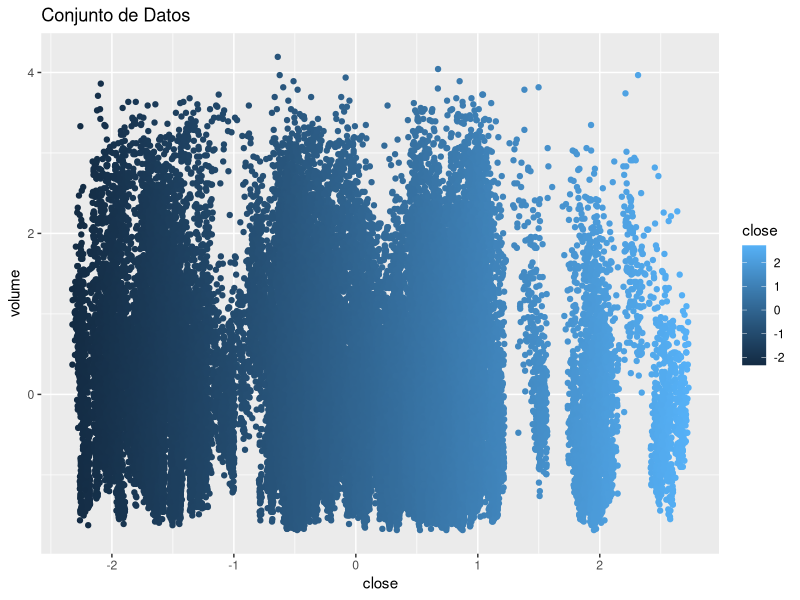
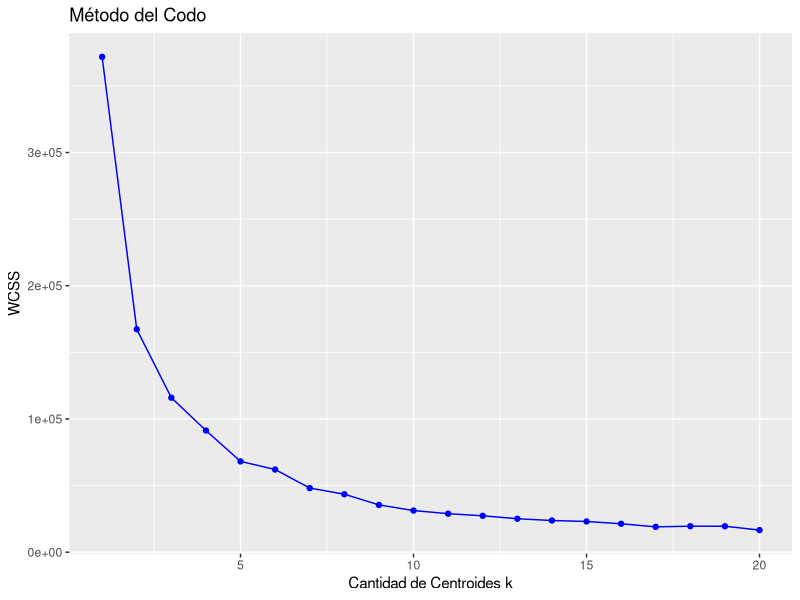
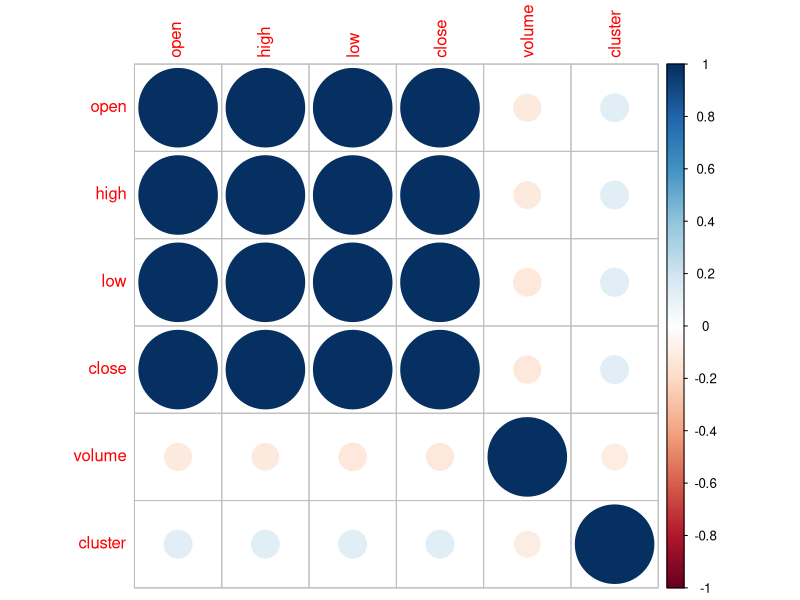
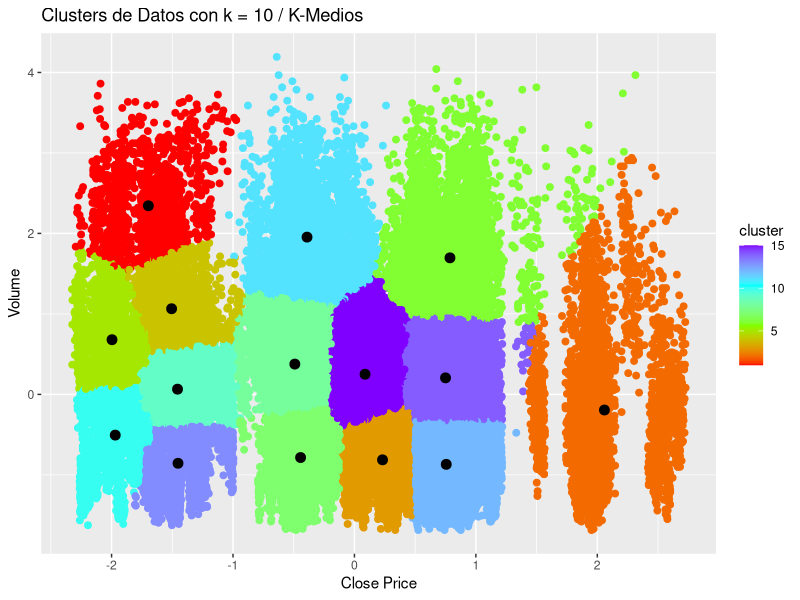

The R script that drew these images, in order:
# #####################################################
# Autor: M�nica Tahan. monicatahan@gmail.com. Canal YouTube: http://www.youtube.com/monicatahan 
# Perfil Linkedin: 
# CLASIFICACI�N DE PRECIOS DEL ORO DESDE UNA MUESTRA CSV
# VERSI�N 1.0
# M�TODOS EMPLEADOS EN ESTE ALGORITMO: K means
# 
# -----------------------------------------------------

## --------------------------------------------------#
#               NOTA                                 #
##---------------------------------------------------#

## PAQUETES NECESARIOS:
# ------------------------------------------------------


# install.packages("e1071")
# install.packages("ggplot2")
# install.packages("quantmod")
# install.packages("corrplot")
# install.packages("lubridate")
# install.packages("forecast")
# install.packages("tidyverse")
# install.packages("caret")



library(ggplot2)
library(quantmod)
library(corrplot)
library(e1071)
library(lubridate)
library(tidyverse)
library(forecast)
library(readr)
library(caret)
library(scales)


##XAUUSD_60_real <- read.csv("~/Documentos/CORCARIBE/SVM_SR_MESSIAS/data/XAUUSD..60.csv")
# XAUUSD_60_real <- read.csv("~/Documentos/CORCARIBE/SVM_SR_MESSIAS/data/26_06_2021/XAUUSD..60.csv")
# XAUUSD_60_real <- read.csv("~/Documentos/CORCARIBE/SVM_SR_MESSIAS/data/05_07_2021/XAUUSD..60_M2021.csv")

XAUUSD_60TEST <- read_csv("test.csv")
View(XAUUSD_60TEST)
XAUUSD_60_real <- read_csv("train.csv")
View(XAUUSD_60_real)



XAUUSD_60<-as.data.frame(XAUUSD_60_real[, -c(1,2)])
View(XAUUSD_60)
str(XAUUSD_60)


head(XAUUSD_60)
XAUUSD_60_scale<-as.data.frame(scale(XAUUSD_60))

XAUUSD_60_scaletest<-as.data.frame(scale(XAUUSD_60TEST[, -c(1,2)]))


XAUUSD_60<-as.data.frame(XAUUSD_60_scale)
XAUUSD_60<-as.data.frame(XAUUSD_60)
str(XAUUSD_60)

## GRAFICANDO DATA SET PRECIO DE CIERRE VERSUS VOLUMEN

ggplot() + geom_point(aes(x = close, y = volume, color = close), data = XAUUSD_60) + ggtitle('Conjunto de Datos')

set.seed(1234)

## PARA SABER CU�NTOS CENTROS HACER

wcss <- vector()
for(i in 1:20){
  wcss[i] <- sum(kmeans(XAUUSD_60, i, iter.max=10000)$withinss)
}

##Aplicamos m�todo del Codo para visualizar cu�ntos centroides son:

ggplot() + geom_point(aes(x = 1:20, y = wcss), color = 'blue') + 
  geom_line(aes(x = 1:20, y = wcss), color = 'blue') + 
  ggtitle("Método del Codo") + 
  xlab('Cantidad de Centroides k') + 
  ylab('WCSS')

#APLICAMOS KMEANS PARA 15 CENTROIDES SEGÚN LA GRÁFICA OBTENIDA ANTERIORMENTE

grupos <- kmeans(XAUUSD_60, 15, iter.max=10000) 
grupos$centers
grupos$cluster
XAUUSD_60<-as.data.frame(XAUUSD_60)
#XAUUSD_60<-as.data.frame(XAUUSD_60)
XAUUSD_60$cluster<- grupos$cluster

View(XAUUSD_60)
XAUUSD_60<-as.data.frame(XAUUSD_60)

correlacion<- cor(XAUUSD_60)
corrplot(correlacion)

##GRAFICANDO CENTROIDES CLOSE PRICE VS VOLUME

ggplot() + geom_point(aes(x = close, y = volume, color = cluster), data=XAUUSD_60, size = 2) +
  scale_colour_gradientn(colours=rainbow(4)) +
  geom_point(aes(x = grupos$centers[, 4], y = grupos$centers[, 5]), color = 'black', size = 3) + 
  ggtitle('Clusters de Datos con k = 10 / K-Medios') + 
  xlab('Close Price') + ylab('Volume')
